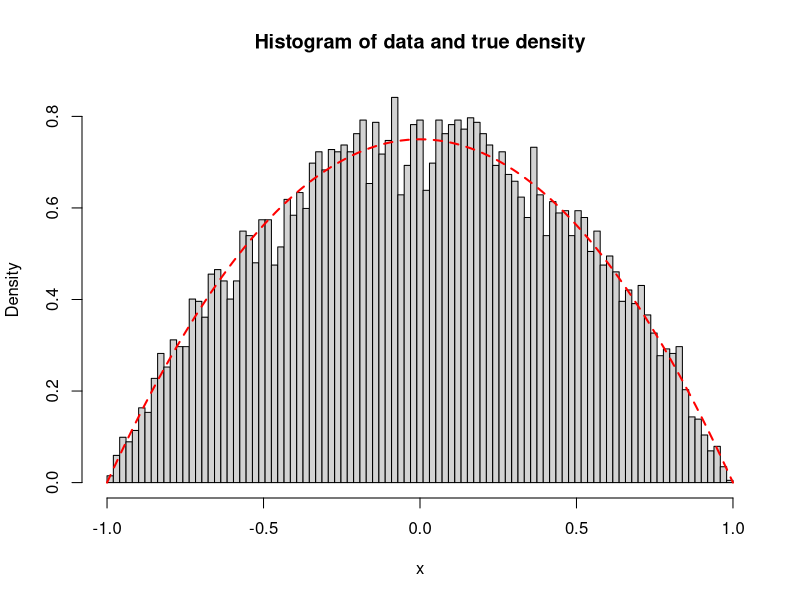
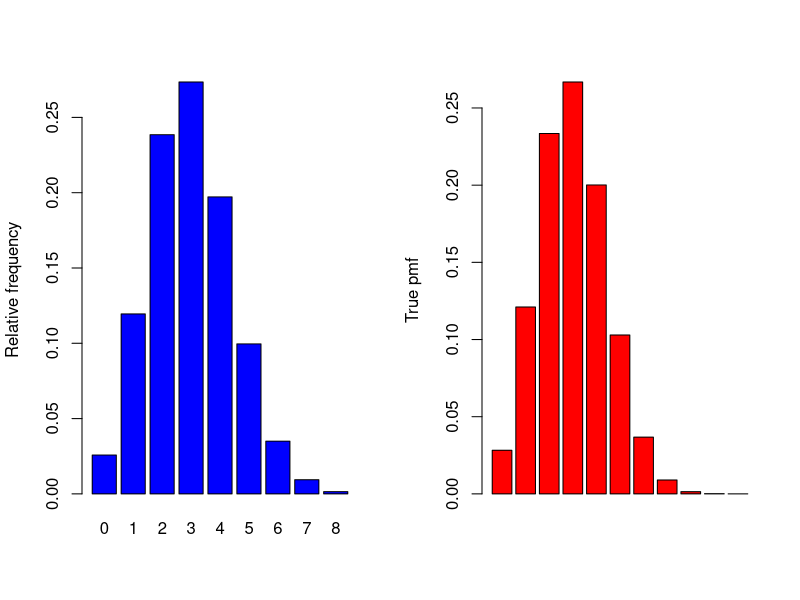
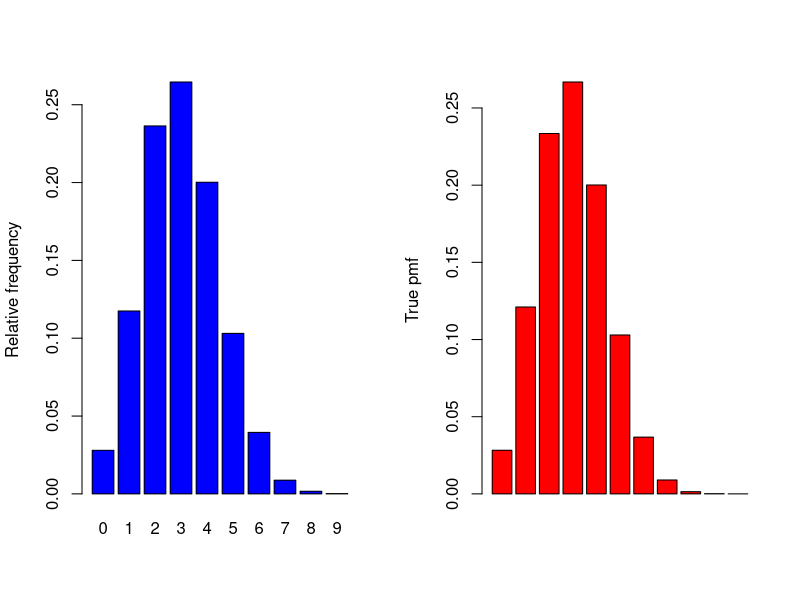

These charts were generated, in order, by the following R code:
# Remove old variables:
rm(list=ls())

########################################################################################
### Examples of acceptance-rejection sampling

## Generating data from the density f(x)=0.75*(1-x^2) for -1<x<1
# Using the uniform distribution as proposal distribution
genfxdata <- function(Nsim){
  k <- 0 # counter for accepted
  j <- 0 # iterations
  x <- numeric(Nsim) # vector for accepted
  while(k<Nsim){
    u <- runif(1)
    j <- j+1
    y <- runif(1,min=-1,max=1) # proposal distribution
    if(u<1-y^2){ # Then we accept
      k <- k+1
      x[k] <- y
    }
  }
  print(paste("Performed ",j,"iterations to simulate",Nsim,"data."))
  return(x)
}

# Repeat the lines below for different values of Nsim
Nsim <- 10000
x <- genfxdata(Nsim=Nsim)
# Histogram of simulated data with true density on top as red line
hist(x, prob = TRUE,breaks=seq(-1,1,length.out=max(10,sqrt(Nsim))),
     main="Histogram of data and true density")
curve(0.75*(1-x^2), col = "red", lty = 2, lwd = 2, add = TRUE,xlim=c(-1,1))
# Mean of the data
mean(x)
# P(X<0.5)
sum(x<0.5)/Nsim


## Generating data from the binomial distribution
# Using the discrete uniform distribution as proposal distribution

genbindata <- function(Nsim,n,p){
  k <- 0 # counter for accepted
  j <- 0 # iterations
  x <- numeric(Nsim) # vector for accepted
  c <- (n+1)*max(dbinom(0:n,size=n, prob=p)) # max fraction between pmfs
  while(k<Nsim){
    u <- runif(1)
    j <- j+1
    y <- sample(0:n, size = 1) # uniform proposal distribution
    if(u<dbinom(y,n,p)/(c/(n+1))){ # Then we accept
      k <- k+1
      x[k] <- y
    }
  }
  print(paste("Performed ",j,"iterations to simulate",Nsim,"data."))
  return(x)
}

# Repeat the lines below for different values of Nsim
Nsim <- 10000
n <- 10
p <- 0.3
x <- genbindata(Nsim=Nsim,n=n,p=p)
table(x)
relfreq <- table(x)/Nsim
relfreq
par(mfrow=c(1,2))
barplot(relfreq,ylab="Relative frequency",col="blue")
barplot(dbinom(0:n,n,p),col="red",ylab="True pmf")
par(mfrow=c(1,1))

# Alternatively the built in rbinom function can be used 
x <- rbinom(Nsim,n,p)
table(x)
relfreq <- table(x)/Nsim
relfreq
par(mfrow=c(1,2))
barplot(relfreq,ylab="Relative frequency",col="blue")
barplot(dbinom(0:n,n,p),col="red",ylab="True pmf")
par(mfrow=c(1,1))

# Comparing speed of the two ways of generating data
Nsim <- 100000
set.seed(12345)
system.time(genbindata(Nsim=Nsim,n=n,p=p))
set.seed(12345)
system.time(rbinom(Nsim,n,p))
